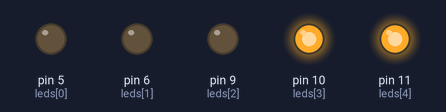
The sketch below on a simulated Arduino Uno, built with avr-gcc and run on an emulated ATmega328P. On the bench: output pins drawn as LEDs (lit = HIGH).

Above: at 0.15 s.
At 6.42 s:
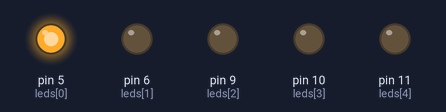
At 14.14 s:
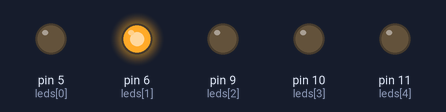
At 14.94 s:
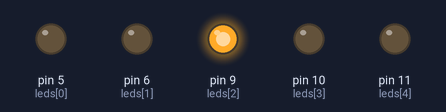
At 15.74 s:
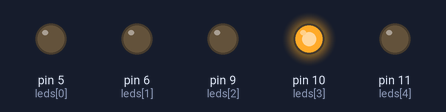
At 20.49 s:
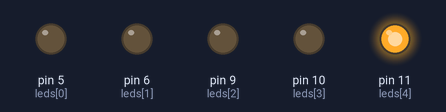
Timing chart, 0 to 26.1 s (numbered marks = the images above):
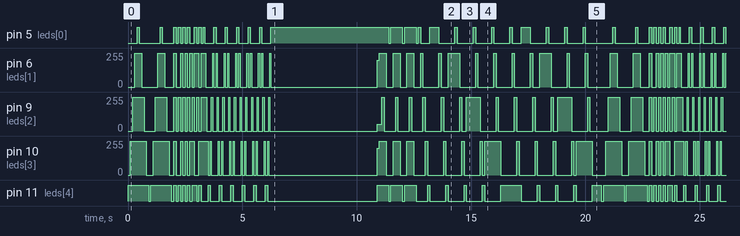

The sketch:

LEDs_patterns_2.ino
```cpp
/* This script demonstrates how to use LEDs with the Arduino with both digital and analog [pulse-width modulation (PWM)] outputs.
There are 9 different patterns that the LEDs can perform. */

int leds[] = { 5, 6, 9, 10, 11 };

void setup() {
  for (int i = 0; i < sizeof(leds) / sizeof(leds[0]); i++) {
    pinMode(leds[i], OUTPUT);
  }
}


void loop() {
  oneByOne(2);
  allOn();
  allOff();
  twoVsThree(3);
  irregularPatterns();
  oscillation(6);
  dimAndBright(5);
  toTheMiddle(3);
  randomPattern(2);
  allOff();
}


// function to turn all LEDs on
void allOn() {
  for (int i = 0; i < sizeof(leds) / sizeof(leds[0]); i++) {
    digitalWrite(leds[i], HIGH);
  }
  delay(100);
}


// function to turn all LEDs off
void allOff() {
  for (int i = 0; i < sizeof(leds) / sizeof(leds[0]); i++) {
    digitalWrite(leds[i], LOW);
  }
  delay(100);
}


// function to turn LEDs on one by one
void oneByOne(int times) {
  for (int i = 0; i < times; i++) {
    for (int j = sizeof(leds) / sizeof(leds[0]) - 1; j >= 0; j--) {
      digitalWrite(leds[j], HIGH);
      delay(100);
    }
    for (int j = 0; j < sizeof(leds) / sizeof(leds[0]); j++) {
      digitalWrite(leds[j], LOW);
      delay(100);
    }
  }
}


// function to turn LEDs on two by two and three by three
void twoVsThree(int times) {
  for (int i = 0; i < times; i++) {
    for (int j = 0; j < sizeof(leds) / sizeof(leds[0]); j += 2) {
      digitalWrite(leds[j], HIGH);
      if (j + 1 < sizeof(leds) / sizeof(leds[0])) {
        digitalWrite(leds[j + 1], LOW);
      }
    }
    delay(100);
    for (int j = 0; j < sizeof(leds) / sizeof(leds[0]); j += 2) {
      digitalWrite(leds[j], LOW);
      if (j + 1 < sizeof(leds) / sizeof(leds[0])) {
        digitalWrite(leds[j + 1], HIGH);
      }
    }
    delay(100);
  }
}


// function to turn LEDs on irregular patterns
void irregularPatterns() {
  digitalWrite(leds[0], LOW);
  digitalWrite(leds[1], LOW);
  digitalWrite(leds[2], HIGH);
  digitalWrite(leds[3], HIGH);
  digitalWrite(leds[4], HIGH);
  delay(100);

  digitalWrite(leds[0], HIGH);
  digitalWrite(leds[1], HIGH);
  digitalWrite(leds[2], LOW);
  digitalWrite(leds[3], LOW);
  digitalWrite(leds[4], HIGH);
  delay(100);

  digitalWrite(leds[0], LOW);
  digitalWrite(leds[1], HIGH);
  digitalWrite(leds[2], HIGH);
  digitalWrite(leds[3], LOW);
  digitalWrite(leds[4], LOW);
  delay(100);

  digitalWrite(leds[0], HIGH);
  digitalWrite(leds[1], LOW);
  digitalWrite(leds[2], LOW);
  digitalWrite(leds[3], HIGH);
  digitalWrite(leds[4], HIGH);
  delay(100);

  digitalWrite(leds[0], LOW);
  digitalWrite(leds[1], HIGH);
  digitalWrite(leds[2], HIGH);
  digitalWrite(leds[3], HIGH);
  digitalWrite(leds[4], LOW);
  delay(100);
}


// function to turn LEDs on oscillation
void oscillation(int times) {
  for (int i = 0; i < times; i++) {
    for (int j = 0; j < sizeof(leds) / sizeof(leds[0]); j++) {
      digitalWrite(leds[j], HIGH);
      delay(50);
      digitalWrite(leds[j], LOW);
    }
    for (int j = sizeof(leds) / sizeof(leds[0]) - 1; j >= 0; j--) {
      digitalWrite(leds[j], HIGH);
      delay(50);
      digitalWrite(leds[j], LOW);
    }
  }
}


// function to turn LEDs on dim and bright
void dimAndBright(int times) {
  for (int i = 0; i < times; i++) {
    for (int j = 50; j <= 200; j++) {
      int u = 250 - j;
      for (int k = 0; k < sizeof(leds) / sizeof(leds[0]); k++) {
        analogWrite(leds[k], (k % 2 == 0) ? j : u);
      }
      delay(3);
    }

    for (int j = 200; j >= 50; j--) {
      int u = 250 - j;
      for (int k = 0; k < sizeof(leds) / sizeof(leds[0]); k++) {
        analogWrite(leds[k], (k % 2 == 0) ? j : u);
      }
      delay(3);
    }
  }
}


// function to turn LEDs on to the middle
void toTheMiddle(int times) {
  for (int i = 0; i < times; i++) {
    for (int j = 0; j < 2; j++) {
      digitalWrite(leds[j], HIGH);
      digitalWrite(leds[4 - j], HIGH);
      delay(100);
    }
    digitalWrite(leds[2], HIGH);
    delay(100);

    digitalWrite(leds[2], LOW);
    delay(100);

    for (int j = 1; j >= 0; j--) {
      digitalWrite(leds[j], LOW);
      digitalWrite(leds[4 - j], LOW);
      delay(100);
    }
  }
}


// function to turn LEDs on random pattern
void randomPattern(int times) {
  for (int i = 0; i < times; i++) {
    for (int j = 0; j < sizeof(leds) / sizeof(leds[0]); j++) {
      for (int k = 0; k < sizeof(leds) / sizeof(leds[0]); k++) {
        digitalWrite(leds[k], HIGH);
        delay(100);
        digitalWrite(leds[k], LOW);
      }
      digitalWrite(leds[j], HIGH);
      delay(300);
    }
  }
}
```

Measured:
- by itself, pin 5 (leds[0]): LOW → HIGH at 0.40 s, → LOW 0.10 s later, → HIGH 0.90 s later, → LOW 0.10 s later, … (80 changes in this stretch)
- by itself, pin 11 (leds[4]): LOW → HIGH at 0.00 s, → LOW 0.90 s later, → HIGH 0.10 s later, → LOW 0.90 s later, … (76 changes in this stretch)
- by itself, pin 6 (leds[1]): 0/255 → 255/255 at 0.30 s, → 0/255 0.30 s later, → 255/255 0.70 s later, → 0/255 0.30 s later, … (96 changes in this stretch)
- by itself, pin 9 (leds[2]): 0/255 → 255/255 at 0.20 s, → 0/255 0.50 s later, → 255/255 0.50 s later, → 0/255 0.50 s later, … (99 changes in this stretch)
